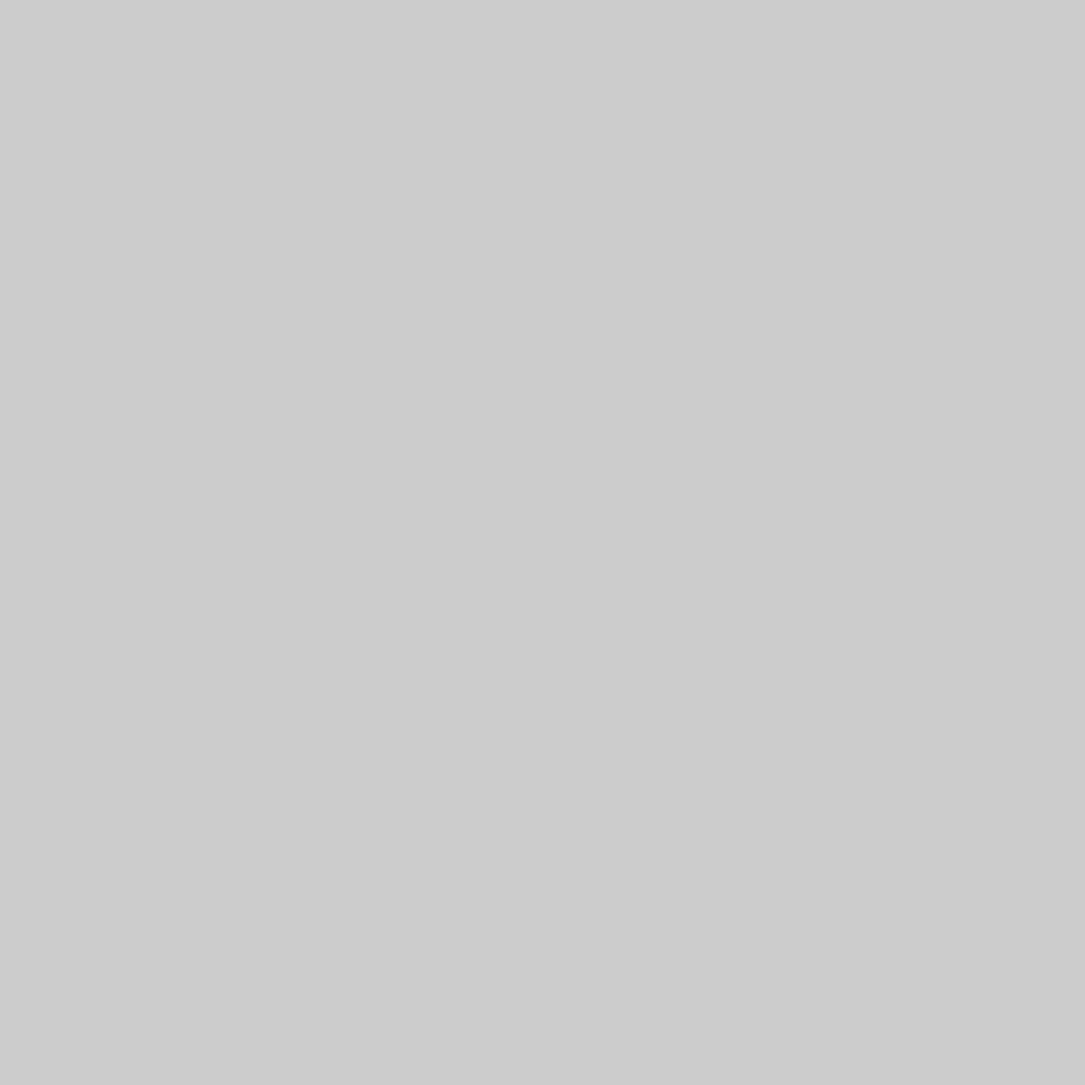
Frame 1 (no input)
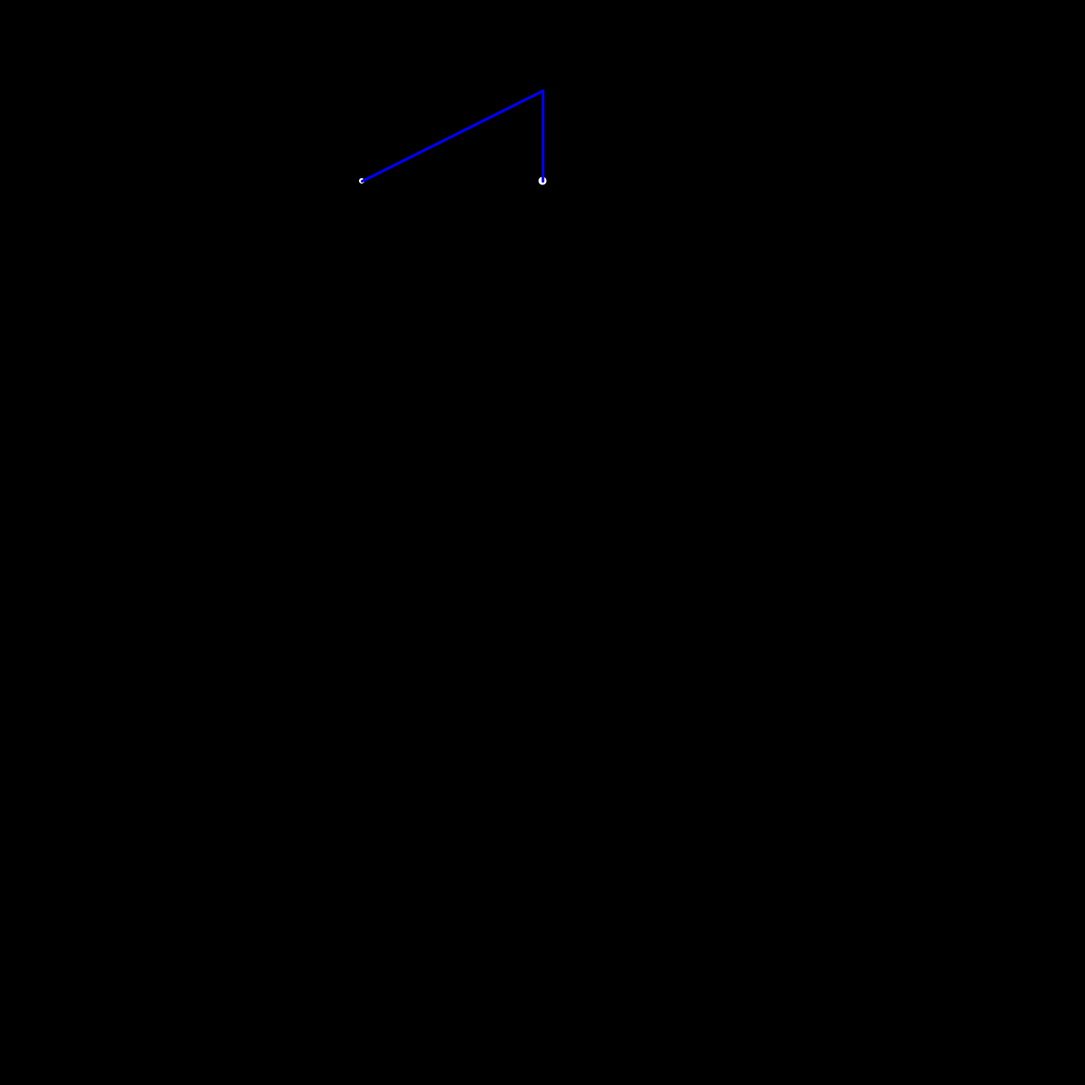
Frame 60 (the mouse pressed at the canvas centre just before this capture)
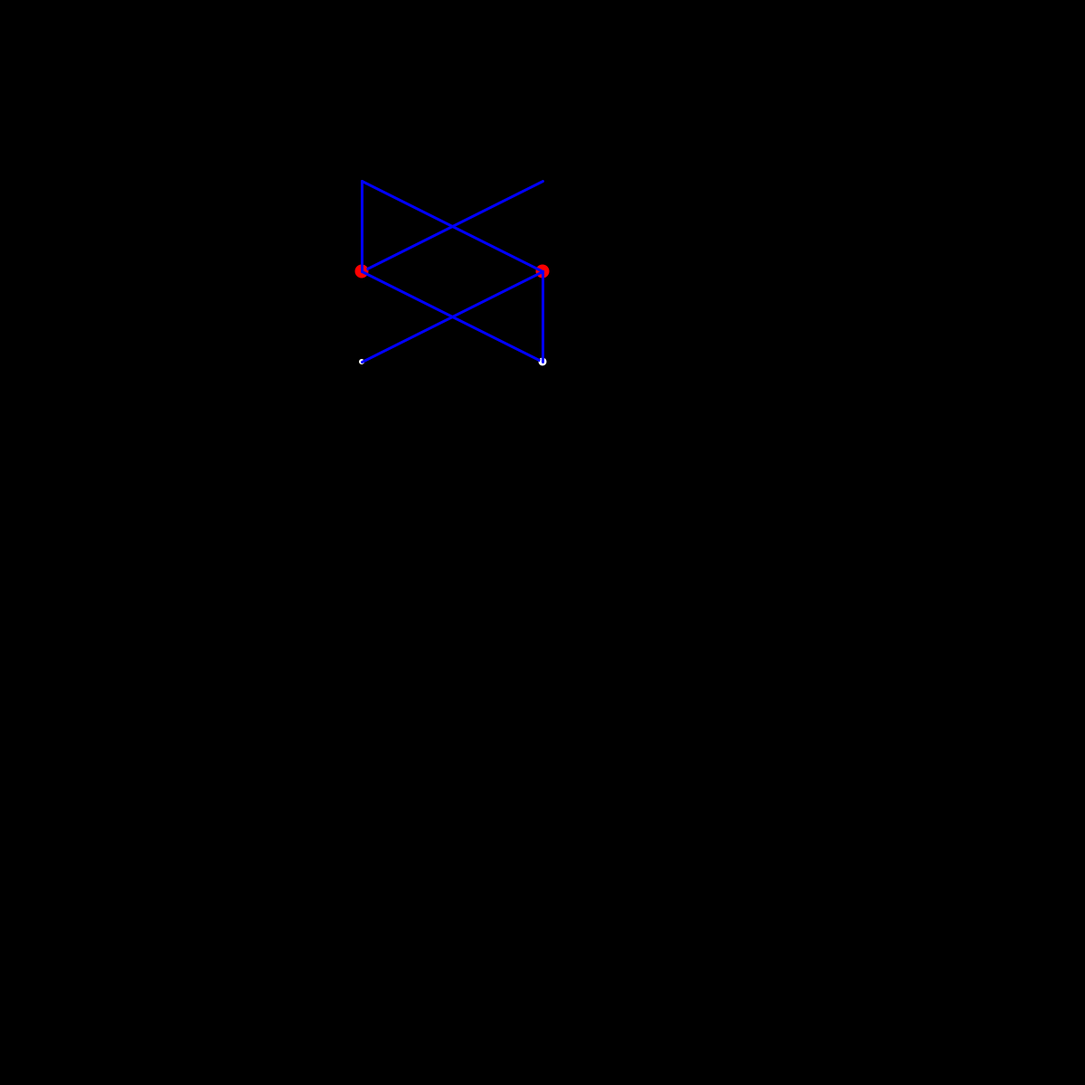
Frame 120 (the mouse held since frame 60 and released just before this capture)

The Processing sketch that drew these frames (run headless with seeded random() and noise(); from frame 60 on, the mouse is pressed at the canvas centre):

// Processing sketch: narayana
// ── narayana.pde
ArrayList<Cow> cows = new ArrayList<Cow>();
void setup() {
  size(1200, 1200);
  cows.add(new Cow(0, width/2, 100, null));
}

void draw() {
  if (frameCount % 10 == 0) {
    background(0);
    ArrayList<Cow> newThisGen = new ArrayList<Cow>();
    ArrayList<Cow> deadCows = new ArrayList<Cow>();
    for (Cow cow : cows) {
      Cow dead = cow.older(1);
      if (dead != null) {
        deadCows.add(dead);
      }
    }
    cows.removeAll(deadCows);
    for (Cow cow : cows) {
      Cow newChild = cow.reproduce();
      if (newChild != null) {
        newThisGen.add(newChild);
      }
      cow.show();
    }
    cows.addAll(newThisGen);
    print("Year " + frameCount / 10 + ": ");
    print(cows.size() + "\n");
  }
}

// ── cow.pde
class Cow {
  int age;
  PVector pos;
  Cow parent;
  ArrayList<Cow> children;

  Cow(int age_, float x_, float y_, Cow parent_) {
    age = age_;
    pos = new PVector(x_, y_);
    parent = parent_;
    children = new ArrayList<Cow>();
  }

  int getAge() {
    return age;
  }

  Cow older(int years) {
    age += years;
    if(age >= 6){
      return this;
    }
    return null;
  }

  void show() {
    color c;
    if (age < 4) {
      c = color(255);
    } else {
      c = color(255, 0, 0);
    }
    fill(c);
    ellipse(pos.x, pos.y, 3 * age, 3 * age);
    if (parent != null) {
      stroke(0, 0, 255);
      strokeWeight(3);
      line(this.pos.x, this.pos.y, this.parent.pos.x, this.parent.pos.y); 
      noStroke();
    }
  }

  Cow reproduce() {
    if (age >= 4) {
      float x = width / (children.size() + 2);
      float y = this.pos.y + 100;
      Cow child = new Cow(1, x, y, this);
      children.add(child);
      return child;
    }
    return null;
  }
}
